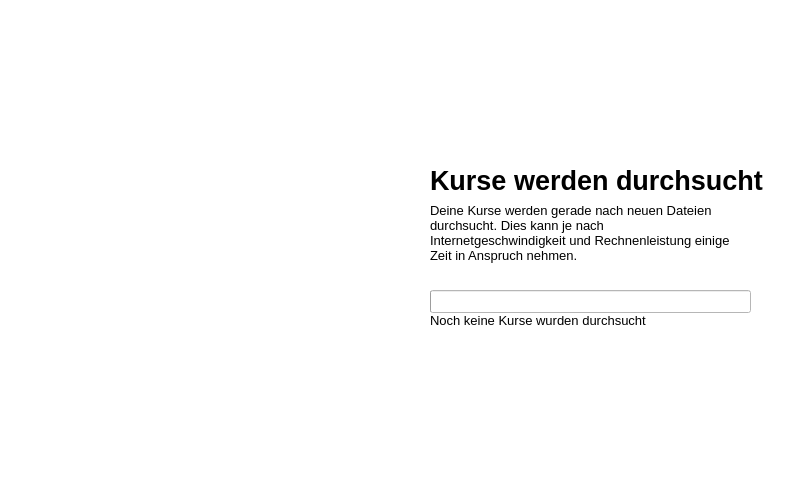
<?xml version="1.0" encoding="UTF-8"?>
<ui version="4.0">
 <class>Form</class>
 <widget class="QWidget" name="Form">
  <property name="geometry">
   <rect>
    <x>0</x>
    <y>0</y>
    <width>800</width>
    <height>500</height>
   </rect>
  </property>
  <property name="windowTitle">
   <string>Form</string>
  </property>
  <property name="autoFillBackground">
   <bool>false</bool>
  </property>
  <property name="styleSheet">
   <string notr="true">color: rgb(255, 255, 255);
background-color: rgb(255, 255, 255);</string>
  </property>
  <widget class="QLabel" name="picture">
   <property name="geometry">
    <rect>
     <x>0</x>
     <y>0</y>
     <width>400</width>
     <height>500</height>
    </rect>
   </property>
   <property name="text">
    <string>&lt;html&gt;&lt;head/&gt;&lt;body&gt;&lt;p&gt;&lt;img src=&quot;:/test/pictures/Login.JPG&quot;/&gt;&lt;/p&gt;&lt;/body&gt;&lt;/html&gt;</string>
   </property>
  </widget>
  <widget class="QLabel" name="title">
   <property name="geometry">
    <rect>
     <x>430</x>
     <y>160</y>
     <width>351</width>
     <height>41</height>
    </rect>
   </property>
   <property name="font">
    <font>
     <family>Segoe UI</family>
     <pointsize>20</pointsize>
     <weight>75</weight>
     <bold>true</bold>
    </font>
   </property>
   <property name="styleSheet">
    <string notr="true">color: rgb(0, 0, 0);</string>
   </property>
   <property name="text">
    <string>Kurse werden durchsucht</string>
   </property>
   <property name="textFormat">
    <enum>Qt::MarkdownText</enum>
   </property>
  </widget>
  <widget class="QLabel" name="label_description">
   <property name="geometry">
    <rect>
     <x>430</x>
     <y>202</y>
     <width>311</width>
     <height>61</height>
    </rect>
   </property>
   <property name="font">
    <font>
     <family>Segoe UI</family>
     <pointsize>10</pointsize>
     <weight>50</weight>
     <italic>false</italic>
     <bold>false</bold>
    </font>
   </property>
   <property name="styleSheet">
    <string notr="true">color: rgb(0, 0, 0);
font: 10pt &quot;Segoe UI&quot;;</string>
   </property>
   <property name="text">
    <string>Deine Kurse werden gerade nach neuen Dateien durchsucht. Dies kann je nach Internetgeschwindigkeit und Rechnenleistung einige Zeit in Anspruch nehmen.</string>
   </property>
   <property name="wordWrap">
    <bool>true</bool>
   </property>
  </widget>
  <widget class="QWidget" name="widget" native="true">
   <property name="geometry">
    <rect>
     <x>0</x>
     <y>0</y>
     <width>800</width>
     <height>500</height>
    </rect>
   </property>
   <property name="styleSheet">
    <string notr="true">background-color: rgb(255, 255, 255)</string>
   </property>
  </widget>
  <widget class="QProgressBar" name="progress_bar">
   <property name="geometry">
    <rect>
     <x>430</x>
     <y>290</y>
     <width>321</width>
     <height>23</height>
    </rect>
   </property>
   <property name="value">
    <number>0</number>
   </property>
   <property name="alignment">
    <set>Qt::AlignCenter</set>
   </property>
   <property name="textVisible">
    <bool>false</bool>
   </property>
   <property name="format">
    <string>%p%                                                                                 </string>
   </property>
  </widget>
  <widget class="QLabel" name="progress_bar_label">
   <property name="geometry">
    <rect>
     <x>430</x>
     <y>310</y>
     <width>311</width>
     <height>21</height>
    </rect>
   </property>
   <property name="font">
    <font>
     <family>Segoe UI</family>
     <pointsize>10</pointsize>
     <weight>50</weight>
     <italic>false</italic>
     <bold>false</bold>
    </font>
   </property>
   <property name="styleSheet">
    <string notr="true">color: rgb(0, 0, 0);
font: 10pt &quot;Segoe UI&quot;;</string>
   </property>
   <property name="text">
    <string>Noch keine Kurse wurden durchsucht</string>
   </property>
   <property name="wordWrap">
    <bool>true</bool>
   </property>
  </widget>
  <zorder>widget</zorder>
  <zorder>picture</zorder>
  <zorder>title</zorder>
  <zorder>label_description</zorder>
  <zorder>progress_bar_label</zorder>
  <zorder>progress_bar</zorder>
 </widget>
 <resources>
  <include location="resources.qrc"/>
 </resources>
 <connections/>
</ui>
